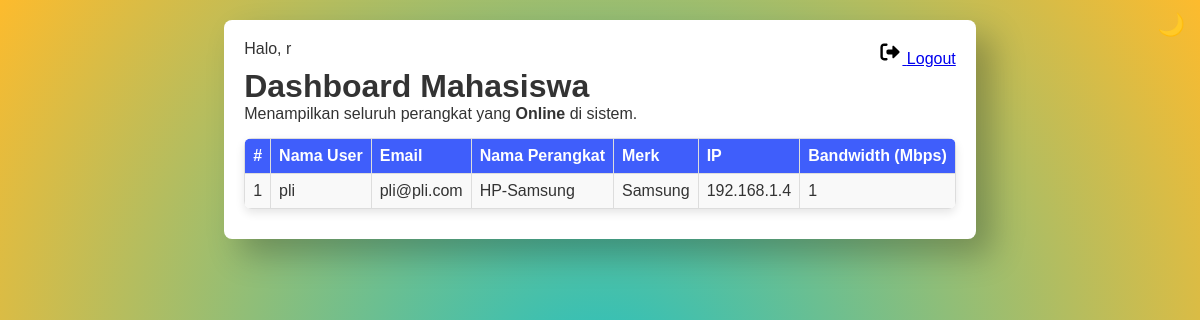
Screenshot of /student_dashboard.php (signed in) with the database file from the repository.
### tables this page shows
CREATE TABLE `devices` (
  `id` int(11) NOT NULL,
  `student_id` int(11) NOT NULL,
  `device_name` varchar(150) NOT NULL,
  `device_brand` varchar(150) DEFAULT NULL,
  `device_ip` varchar(45) DEFAULT NULL,
  `bandwidth` int(11) DEFAULT NULL,
  `status` tinyint(1) NOT NULL DEFAULT 1,
  `created_at` timestamp NOT NULL DEFAULT current_timestamp()
);

CREATE TABLE `students` (
  `id` int(11) NOT NULL,
  `name` varchar(150) NOT NULL,
  `email` varchar(150) NOT NULL,
  `password` varchar(255) NOT NULL,
  `can_login` tinyint(1) NOT NULL DEFAULT 0,
  `requested_device_name` varchar(150) DEFAULT NULL,
  `requested_device_brand` varchar(150) DEFAULT NULL,
  `requested_device_ip` varchar(45) DEFAULT NULL,
  `created_at` timestamp NOT NULL DEFAULT current_timestamp()
);

### student_dashboard.php (the view, shortened to what this page needs)
<?php
require 'config.php';
$devices = [];
$res = $conn->query("SELECT d.device_name, d.device_brand, d.device_ip, d.bandwidth, s.name AS student_name, s.email AS student_email
                     FROM devices d
                     JOIN students s ON d.student_id = s.id
                     WHERE d.bandwidth IS NOT NULL AND d.bandwidth > 0
                     ORDER BY d.id DESC");
if ($res) $devices = $res->fetch_all(MYSQLI_ASSOC);
?>
<!doctype html>
<html>
<head>
<link rel="stylesheet" href="styles.css">
</head>
<body>
<div class="container">
  <div class="nav">
    <button class="toggle-btn" id="toggleMode" title="Ganti Mode 🌙">🌙</button>
    Halo, <?=htmlspecialchars($_SESSION['student_name'])?>
    <a style="float: right;" class="navbar-brand" href="logout.php">
      Logout
    </a>
  </div>
  <h1>Dashboard Mahasiswa</h1>
  <p>Menampilkan seluruh perangkat yang <strong>Online</strong> di sistem.</p>
  <?php if(count($devices) === 0): ?>
    <div class="notice">Saat ini tidak ada perangkat yang online.</div>
  <?php else: ?>
    <table class="table">
      <tr><th>#</th>
        <th>Nama User</th>
        <th>Email</th>
        <th>Nama Perangkat</th>
        <th>Merk</th>
        <th>IP</th>
        <th>Bandwidth (Mbps)</th>
      </tr>
      <?php $i=1; foreach($devices as $d): ?>
        <tr>
          <td><?=$i++?></td>
          <td><?=htmlspecialchars($d['student_name'])?></td>
          <td><?=htmlspecialchars($d['student_email'])?></td>
          <td><?=htmlspecialchars($d['device_name'])?></td>
          <td><?=htmlspecialchars($d['device_brand'] ?? '-')?></td>
          <td><?=htmlspecialchars($d['device_ip'] ?? '-')?></td>
          <td><?=htmlspecialchars($d['bandwidth'])?></td>
        </tr>
      <?php endforeach; ?>
    </table>
  <?php endif; ?>
</div>
</body>
</html>

### styles.css (style rules this page uses)
body { font-family: Arial,sans-serif; background:#f7f7f7; padding:20px; margin:0; }
.container { max-width:800px; margin:0 auto; background:#fff; padding:20px; border-radius:8px; box-shadow:0 2px 6px rgba(0,0,0,0.1); }
h1,h2 { margin-top:0; }
.table { width:100%; border-collapse:collapse; margin:10px 0; }
.table th, .table td { padding:8px; border:1px solid #ddd; text-align:left; }
.nav { margin-bottom:10px; }
.table { background:#fff; }

### student_dashboard.php (style rules this page uses)
* { margin: 0; padding: 0; box-sizing: border-box; font-family: 'Poppins', sans-serif; }
body { background-size: 400% 400%; min-height: 100vh; display: flex; flex-direction: column; color: #333; animation: rotate-bg-color 10s infinite; background: radial-gradient(circle,rgba(34, 193, 195, 1) 0%, rgba(253, 187, 45, 1) 100%); }
.table { width: 100%; border-collapse: collapse; background: #fff; box-shadow: 0 4px 10px rgba(0,0,0,0.1); border-radius: 8px; overflow: hidden; margin-top: 15px; }
.table th { background: #3f5efb; color: #fff; font-weight: 600; }
.table tr:nth-child(even) { background: #f9f9f9; }
.container { box-shadow: 1rem 1rem 2rem rgba(0, 0, 0, 0.25); }
.toggle-btn { position: absolute; top: 12px; right: 15px; font-size: 22px; border: none; background: transparent; cursor: pointer; color: inherit; transition: transform 0.2s; }

### rows the page displays
devices: student.name "pli", student.email "pli@pli.com", device_name "HP-Samsung", device_brand "Samsung", device_ip "192.168.1.4", bandwidth "1"

### other values shown
$_SESSION['student_name'] "r"
